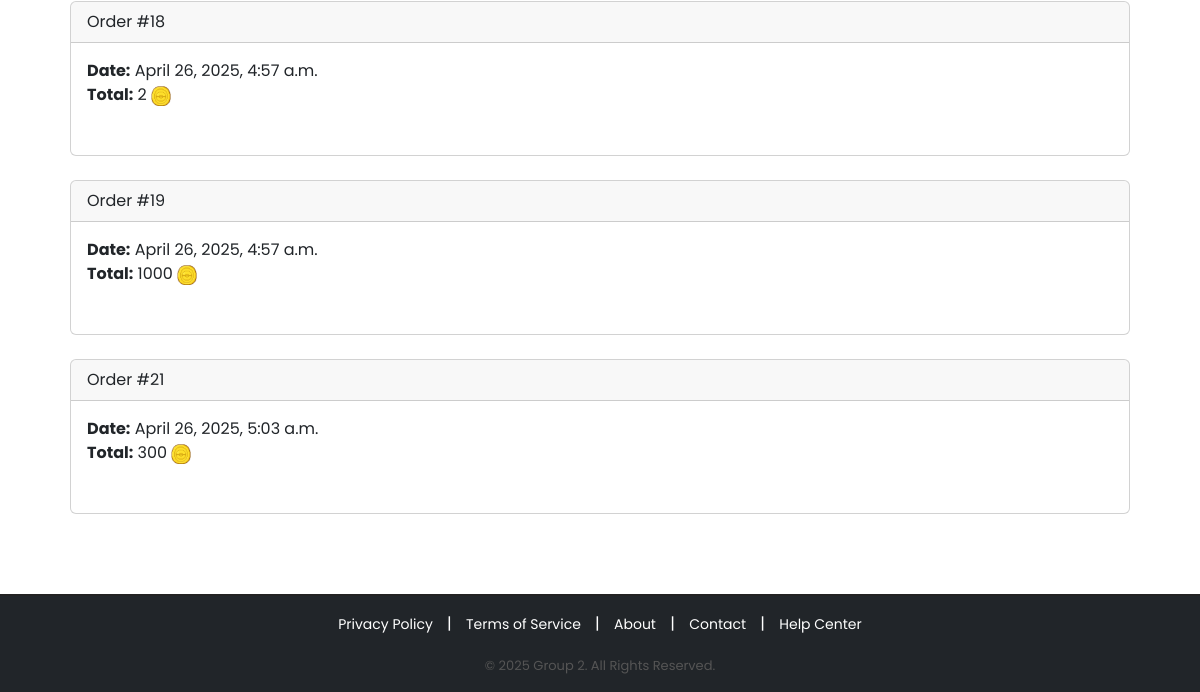
/accounts/orders/ (signed in, lower part), run on an earlier commit of the app's database.
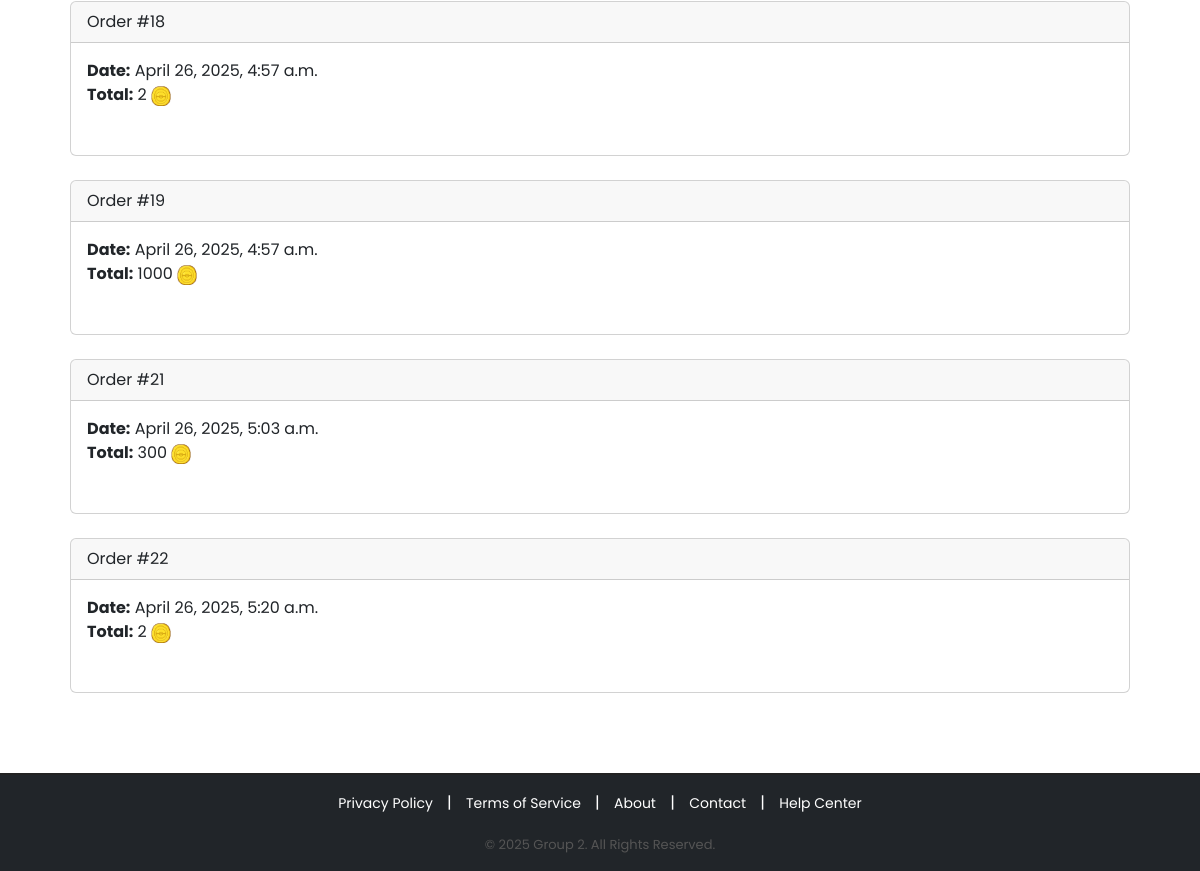
And on a later commit of the database.
### cart/models.py (models this page shows, shortened)
class Order(models.Model):
    id = models.AutoField(primary_key=True)
    total = models.IntegerField()
    date = models.DateTimeField(auto_now_add=True)
    user = models.ForeignKey(User, on_delete=models.CASCADE, related_name='orders')

### accounts/views.py (the view)
# urls.py: path('orders/', views.orders, name='accounts.orders'),
@login_required
def orders(request):
    template_data = {}
    template_data['title'] = 'Orders'
    template_data['orders'] = request.user.orders.all()
    return render(request, 'accounts/orders.html', {'template_data': template_data})

### accounts/templates/accounts/orders.html (shortened to what this page needs)
{% extends 'base.html' %}
{% load static %}
{% block content %}
<div class="p-3">
    <div class="container">
        <div class="row mt-3">
            <div class="col mx-auto mb-3">
                {% for order in template_data.orders %}
                <div class="card mb-4">
                    <div class="card-header">
                        Order #{{ order.id }}
                    </div>
                    <div class="card-body">
                        <b>Date:</b> {{ order.date }}<br />
                        <b>Total:</b> {{ order.total }}
                        <img src="{% static 'img/pokecoin.png' %}" alt="PokeCoin" height="20">
                        <br />
                    </div>
                </div>
                {% endfor %}
            </div>
        </div>
    </div>
</div>
{% endblock content %}

What changed in the data, as far as the page shows it:
added Order: id "22", date "April 26, 2025, 5:20 a.m.", total "2"
